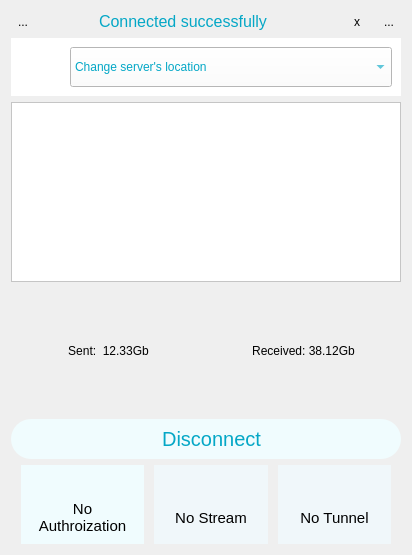
<?xml version="1.0" encoding="UTF-8"?>
<ui version="4.0">
 <class>DashboardVer</class>
 <widget class="QWidget" name="DashboardVer">
  <property name="geometry">
   <rect>
    <x>0</x>
    <y>0</y>
    <width>412</width>
    <height>555</height>
   </rect>
  </property>
  <property name="windowTitle">
   <string>Form</string>
  </property>
  <property name="styleSheet">
   <string notr="true">#DashboardVer {
	background-image: url(:/pics/bg\@3x.png);
}</string>
  </property>
  <layout class="QVBoxLayout" name="verticalLayout_12">
   <item>
    <layout class="QVBoxLayout" name="verticalLayout_10">
     <item>
      <layout class="QHBoxLayout" name="horizontalLayout_23">
       <item>
        <layout class="QHBoxLayout" name="horizontalLayout_24">
         <property name="spacing">
          <number>0</number>
         </property>
         <item>
          <widget class="QToolButton" name="btHelp">
           <property name="enabled">
            <bool>true</bool>
           </property>
           <property name="text">
            <string>...</string>
           </property>
           <property name="icon">
            <iconset resource="../resources/KelvinVPN/main.qrc">
             <normaloff>:/pics/help_icon_noactive.png</normaloff>
             <normalon>:/pics/help_icon_active.png</normalon>
             <disabledoff>:/pics/help_icon_active.png</disabledoff>
             <disabledon>:/pics/help_icon_active.png</disabledon>
             <activeoff>:/pics/help_icon_active.png</activeoff>:/pics/help_icon_noactive.png</iconset>
           </property>
           <property name="autoRaise">
            <bool>true</bool>
           </property>
          </widget>
         </item>
         <item>
          <widget class="QWidget" name="bgUsername" native="true">
           <property name="sizePolicy">
            <sizepolicy hsizetype="Expanding" vsizetype="Minimum">
             <horstretch>0</horstretch>
             <verstretch>0</verstretch>
            </sizepolicy>
           </property>
           <layout class="QHBoxLayout" name="horizontalLayout_7">
            <property name="leftMargin">
             <number>0</number>
            </property>
            <property name="topMargin">
             <number>0</number>
            </property>
            <property name="rightMargin">
             <number>0</number>
            </property>
            <property name="bottomMargin">
             <number>0</number>
            </property>
            <item>
             <widget class="QLabel" name="lbMessage">
              <property name="sizePolicy">
               <sizepolicy hsizetype="Expanding" vsizetype="Minimum">
                <horstretch>0</horstretch>
                <verstretch>0</verstretch>
               </sizepolicy>
              </property>
              <property name="minimumSize">
               <size>
                <width>0</width>
                <height>0</height>
               </size>
              </property>
              <property name="styleSheet">
               <string notr="true">font: 16px;
color: rgb(4, 167, 198);</string>
              </property>
              <property name="text">
               <string>Connected successfully</string>
              </property>
              <property name="alignment">
               <set>Qt::AlignCenter</set>
              </property>
             </widget>
            </item>
            <item>
             <widget class="QToolButton" name="btMessageClose">
              <property name="sizePolicy">
               <sizepolicy hsizetype="Minimum" vsizetype="Minimum">
                <horstretch>0</horstretch>
                <verstretch>0</verstretch>
               </sizepolicy>
              </property>
              <property name="minimumSize">
               <size>
                <width>40</width>
                <height>0</height>
               </size>
              </property>
              <property name="styleSheet">
               <string notr="true"/>
              </property>
              <property name="text">
               <string>x</string>
              </property>
              <property name="icon">
               <iconset resource="../resources/common/common.qrc">
                <normaloff>:/pics/close_icon@3x.png</normaloff>:/pics/close_icon@3x.png</iconset>
              </property>
              <property name="iconSize">
               <size>
                <width>16</width>
                <height>16</height>
               </size>
              </property>
              <property name="autoRaise">
               <bool>true</bool>
              </property>
             </widget>
            </item>
           </layout>
          </widget>
         </item>
         <item>
          <widget class="QToolButton" name="btSettings">
           <property name="text">
            <string>...</string>
           </property>
           <property name="icon">
            <iconset resource="../resources/KelvinVPN/main.qrc">
             <normaloff>:/pics/settings_icon_noactive.png</normaloff>
             <activeoff>:/pics/settings_icon_active.png</activeoff>:/pics/settings_icon_noactive.png</iconset>
           </property>
           <property name="autoRepeat">
            <bool>false</bool>
           </property>
           <property name="autoExclusive">
            <bool>false</bool>
           </property>
           <property name="autoRaise">
            <bool>true</bool>
           </property>
          </widget>
         </item>
        </layout>
       </item>
      </layout>
     </item>
     <item>
      <widget class="QWidget" name="bgServers" native="true">
       <property name="styleSheet">
        <string notr="true">background-color: rgb(255, 255, 255);</string>
       </property>
       <layout class="QVBoxLayout" name="verticalLayout_11">
        <item>
         <layout class="QHBoxLayout" name="horizontalLayout_15">
          <property name="spacing">
           <number>0</number>
          </property>
          <item>
           <widget class="QLabel" name="lbLocationFlag">
            <property name="sizePolicy">
             <sizepolicy hsizetype="Fixed" vsizetype="Fixed">
              <horstretch>0</horstretch>
              <verstretch>0</verstretch>
             </sizepolicy>
            </property>
            <property name="minimumSize">
             <size>
              <width>50</width>
              <height>30</height>
             </size>
            </property>
            <property name="maximumSize">
             <size>
              <width>50</width>
              <height>30</height>
             </size>
            </property>
            <property name="styleSheet">
             <string notr="true">padding-right: 10px;
background-color: rgb(255, 255, 255);</string>
            </property>
            <property name="text">
             <string/>
            </property>
            <property name="pixmap">
             <pixmap resource="../resources/common/common.qrc">:/country/ussr.png</pixmap>
            </property>
            <property name="scaledContents">
             <bool>true</bool>
            </property>
           </widget>
          </item>
          <item>
           <widget class="QComboBox" name="cbUpstream">
            <property name="sizePolicy">
             <sizepolicy hsizetype="Expanding" vsizetype="Minimum">
              <horstretch>0</horstretch>
              <verstretch>0</verstretch>
             </sizepolicy>
            </property>
            <property name="minimumSize">
             <size>
              <width>0</width>
              <height>40</height>
             </size>
            </property>
            <property name="styleSheet">
             <string notr="true">background-color: rgb(255, 255, 255);
color: #03A7C6;</string>
            </property>
            <property name="editable">
             <bool>false</bool>
            </property>
            <property name="currentText">
             <string>Change server's location</string>
            </property>
            <item>
             <property name="text">
              <string>Change server's location</string>
             </property>
            </item>
           </widget>
          </item>
         </layout>
        </item>
       </layout>
      </widget>
     </item>
     <item>
      <layout class="QVBoxLayout" name="verticalLayout">
       <item>
        <widget class="QGraphicsView" name="graphicsView">
         <property name="minimumSize">
          <size>
           <width>0</width>
           <height>0</height>
          </size>
         </property>
         <property name="maximumSize">
          <size>
           <width>1000</width>
           <height>180</height>
          </size>
         </property>
         <property name="styleSheet">
          <string notr="true">background-color: rgb(255,255,255);</string>
         </property>
        </widget>
       </item>
       <item>
        <widget class="QWidget" name="bgStatistics" native="true">
         <layout class="QHBoxLayout" name="horizontalLayout_6">
          <property name="spacing">
           <number>0</number>
          </property>
          <property name="leftMargin">
           <number>0</number>
          </property>
          <property name="topMargin">
           <number>0</number>
          </property>
          <property name="rightMargin">
           <number>0</number>
          </property>
          <property name="bottomMargin">
           <number>0</number>
          </property>
          <item>
           <layout class="QHBoxLayout" name="horizontalLayout_5">
            <item>
             <widget class="QLabel" name="lbSent">
              <property name="sizePolicy">
               <sizepolicy hsizetype="Expanding" vsizetype="Minimum">
                <horstretch>0</horstretch>
                <verstretch>0</verstretch>
               </sizepolicy>
              </property>
              <property name="styleSheet">
               <string notr="true"/>
              </property>
              <property name="text">
               <string>Sent:  12.33Gb</string>
              </property>
              <property name="alignment">
               <set>Qt::AlignCenter</set>
              </property>
             </widget>
            </item>
            <item>
             <widget class="QLabel" name="lbReceived">
              <property name="sizePolicy">
               <sizepolicy hsizetype="Expanding" vsizetype="Minimum">
                <horstretch>0</horstretch>
                <verstretch>0</verstretch>
               </sizepolicy>
              </property>
              <property name="styleSheet">
               <string notr="true"/>
              </property>
              <property name="text">
               <string>Received: 38.12Gb</string>
              </property>
              <property name="alignment">
               <set>Qt::AlignCenter</set>
              </property>
             </widget>
            </item>
           </layout>
          </item>
         </layout>
        </widget>
       </item>
      </layout>
     </item>
     <item>
      <widget class="QPushButton" name="btDisconnect">
       <property name="sizePolicy">
        <sizepolicy hsizetype="Minimum" vsizetype="Fixed">
         <horstretch>0</horstretch>
         <verstretch>0</verstretch>
        </sizepolicy>
       </property>
       <property name="minimumSize">
        <size>
         <width>0</width>
         <height>40</height>
        </size>
       </property>
       <property name="styleSheet">
        <string notr="true">border-radius: 20px;
font: 20px;
background-color: rgb(240, 252, 254);
color: rgb(4, 167, 198);</string>
       </property>
       <property name="text">
        <string>  Disconnect</string>
       </property>
       <property name="icon">
        <iconset resource="../resources/KelvinVPN/main.qrc">
         <normaloff>:/pics/off_icon_noactive@2x.png</normaloff>:/pics/off_icon_noactive@2x.png</iconset>
       </property>
       <property name="iconSize">
        <size>
         <width>24</width>
         <height>24</height>
        </size>
       </property>
      </widget>
     </item>
     <item>
      <layout class="QHBoxLayout" name="horizontalLayout_18">
       <property name="spacing">
        <number>10</number>
       </property>
       <property name="leftMargin">
        <number>10</number>
       </property>
       <property name="rightMargin">
        <number>10</number>
       </property>
       <item>
        <widget class="QWidget" name="bgAuth" native="true">
         <property name="styleSheet">
          <string notr="true">background-color: rgb(240, 252, 254);</string>
         </property>
         <layout class="QVBoxLayout" name="verticalLayout_6">
          <item>
           <layout class="QHBoxLayout" name="horizontalLayout">
            <item>
             <spacer name="horizontalSpacer">
              <property name="orientation">
               <enum>Qt::Horizontal</enum>
              </property>
              <property name="sizeHint" stdset="0">
               <size>
                <width>40</width>
                <height>20</height>
               </size>
              </property>
             </spacer>
            </item>
            <item>
             <layout class="QVBoxLayout" name="verticalLayout_2">
              <item>
               <widget class="QLabel" name="lbAuthorization">
                <property name="sizePolicy">
                 <sizepolicy hsizetype="Minimum" vsizetype="Minimum">
                  <horstretch>0</horstretch>
                  <verstretch>0</verstretch>
                 </sizepolicy>
                </property>
                <property name="minimumSize">
                 <size>
                  <width>20</width>
                  <height>20</height>
                 </size>
                </property>
                <property name="maximumSize">
                 <size>
                  <width>20</width>
                  <height>20</height>
                 </size>
                </property>
                <property name="styleSheet">
                 <string notr="true"/>
                </property>
                <property name="frameShape">
                 <enum>QFrame::NoFrame</enum>
                </property>
                <property name="lineWidth">
                 <number>0</number>
                </property>
                <property name="midLineWidth">
                 <number>0</number>
                </property>
                <property name="text">
                 <string/>
                </property>
                <property name="pixmap">
                 <pixmap resource="../resources/KelvinVPN/main.qrc">:/pics/point_red@3x.png</pixmap>
                </property>
                <property name="scaledContents">
                 <bool>true</bool>
                </property>
               </widget>
              </item>
             </layout>
            </item>
            <item>
             <spacer name="horizontalSpacer_2">
              <property name="orientation">
               <enum>Qt::Horizontal</enum>
              </property>
              <property name="sizeHint" stdset="0">
               <size>
                <width>40</width>
                <height>20</height>
               </size>
              </property>
             </spacer>
            </item>
           </layout>
          </item>
          <item>
           <widget class="QLabel" name="lbAuthorizationText">
            <property name="sizePolicy">
             <sizepolicy hsizetype="Preferred" vsizetype="Minimum">
              <horstretch>0</horstretch>
              <verstretch>0</verstretch>
             </sizepolicy>
            </property>
            <property name="maximumSize">
             <size>
              <width>16777215</width>
              <height>50</height>
             </size>
            </property>
            <property name="font">
             <font>
              <pointsize>11</pointsize>
             </font>
            </property>
            <property name="text">
             <string>No Authroization</string>
            </property>
            <property name="alignment">
             <set>Qt::AlignCenter</set>
            </property>
            <property name="wordWrap">
             <bool>true</bool>
            </property>
           </widget>
          </item>
         </layout>
        </widget>
       </item>
       <item>
        <widget class="QWidget" name="bgStream" native="true">
         <property name="styleSheet">
          <string notr="true">background-color: rgb(240, 247, 250);</string>
         </property>
         <layout class="QVBoxLayout" name="verticalLayout_9">
          <item>
           <layout class="QHBoxLayout" name="horizontalLayout_2">
            <item>
             <spacer name="horizontalSpacer_4">
              <property name="orientation">
               <enum>Qt::Horizontal</enum>
              </property>
              <property name="sizeHint" stdset="0">
               <size>
                <width>40</width>
                <height>20</height>
               </size>
              </property>
             </spacer>
            </item>
            <item>
             <layout class="QVBoxLayout" name="verticalLayout_3">
              <item>
               <widget class="QLabel" name="lbStream">
                <property name="sizePolicy">
                 <sizepolicy hsizetype="Minimum" vsizetype="Minimum">
                  <horstretch>0</horstretch>
                  <verstretch>0</verstretch>
                 </sizepolicy>
                </property>
                <property name="minimumSize">
                 <size>
                  <width>20</width>
                  <height>20</height>
                 </size>
                </property>
                <property name="maximumSize">
                 <size>
                  <width>20</width>
                  <height>20</height>
                 </size>
                </property>
                <property name="styleSheet">
                 <string notr="true"/>
                </property>
                <property name="frameShape">
                 <enum>QFrame::NoFrame</enum>
                </property>
                <property name="lineWidth">
                 <number>0</number>
                </property>
                <property name="midLineWidth">
                 <number>0</number>
                </property>
                <property name="text">
                 <string/>
                </property>
                <property name="pixmap">
                 <pixmap resource="../resources/KelvinVPN/main.qrc">:/pics/point_red@3x.png</pixmap>
                </property>
                <property name="scaledContents">
                 <bool>true</bool>
                </property>
               </widget>
              </item>
             </layout>
            </item>
            <item>
             <spacer name="horizontalSpacer_3">
              <property name="orientation">
               <enum>Qt::Horizontal</enum>
              </property>
              <property name="sizeHint" stdset="0">
               <size>
                <width>40</width>
                <height>20</height>
               </size>
              </property>
             </spacer>
            </item>
           </layout>
          </item>
          <item>
           <widget class="QLabel" name="lbStreamText">
            <property name="sizePolicy">
             <sizepolicy hsizetype="Preferred" vsizetype="Minimum">
              <horstretch>0</horstretch>
              <verstretch>0</verstretch>
             </sizepolicy>
            </property>
            <property name="maximumSize">
             <size>
              <width>16777215</width>
              <height>50</height>
             </size>
            </property>
            <property name="font">
             <font>
              <pointsize>11</pointsize>
             </font>
            </property>
            <property name="text">
             <string notr="true">No Stream</string>
            </property>
            <property name="alignment">
             <set>Qt::AlignCenter</set>
            </property>
            <property name="wordWrap">
             <bool>true</bool>
            </property>
           </widget>
          </item>
         </layout>
        </widget>
       </item>
       <item>
        <widget class="QWidget" name="bgConnection" native="true">
         <property name="styleSheet">
          <string notr="true">background-color: rgb(240, 247, 250);</string>
         </property>
         <layout class="QVBoxLayout" name="verticalLayout_8">
          <item>
           <layout class="QHBoxLayout" name="horizontalLayout_4">
            <item>
             <spacer name="horizontalSpacer_8">
              <property name="orientation">
               <enum>Qt::Horizontal</enum>
              </property>
              <property name="sizeHint" stdset="0">
               <size>
                <width>40</width>
                <height>20</height>
               </size>
              </property>
             </spacer>
            </item>
            <item>
             <layout class="QVBoxLayout" name="verticalLayout_5">
              <item>
               <widget class="QLabel" name="lbTunnel">
                <property name="sizePolicy">
                 <sizepolicy hsizetype="Minimum" vsizetype="Minimum">
                  <horstretch>0</horstretch>
                  <verstretch>0</verstretch>
                 </sizepolicy>
                </property>
                <property name="minimumSize">
                 <size>
                  <width>20</width>
                  <height>20</height>
                 </size>
                </property>
                <property name="maximumSize">
                 <size>
                  <width>20</width>
                  <height>20</height>
                 </size>
                </property>
                <property name="styleSheet">
                 <string notr="true"/>
                </property>
                <property name="frameShape">
                 <enum>QFrame::NoFrame</enum>
                </property>
                <property name="lineWidth">
                 <number>0</number>
                </property>
                <property name="midLineWidth">
                 <number>0</number>
                </property>
                <property name="text">
                 <string/>
                </property>
                <property name="pixmap">
                 <pixmap resource="../resources/KelvinVPN/main.qrc">:/pics/point_red@3x.png</pixmap>
                </property>
                <property name="scaledContents">
                 <bool>true</bool>
                </property>
               </widget>
              </item>
             </layout>
            </item>
            <item>
             <spacer name="horizontalSpacer_7">
              <property name="orientation">
               <enum>Qt::Horizontal</enum>
              </property>
              <property name="sizeHint" stdset="0">
               <size>
                <width>40</width>
                <height>20</height>
               </size>
              </property>
             </spacer>
            </item>
           </layout>
          </item>
          <item>
           <widget class="QLabel" name="lbTunnelText">
            <property name="sizePolicy">
             <sizepolicy hsizetype="Preferred" vsizetype="Minimum">
              <horstretch>0</horstretch>
              <verstretch>0</verstretch>
             </sizepolicy>
            </property>
            <property name="maximumSize">
             <size>
              <width>16777215</width>
              <height>50</height>
             </size>
            </property>
            <property name="font">
             <font>
              <pointsize>11</pointsize>
             </font>
            </property>
            <property name="text">
             <string>No Tunnel</string>
            </property>
            <property name="alignment">
             <set>Qt::AlignCenter</set>
            </property>
            <property name="wordWrap">
             <bool>true</bool>
            </property>
           </widget>
          </item>
         </layout>
        </widget>
       </item>
      </layout>
     </item>
    </layout>
   </item>
  </layout>
 </widget>
 <resources>
  <include location="../resources/common/common.qrc"/>
  <include location="../resources/common/common.qrc"/>
  <include location="../resources/KelvinVPN/main.qrc"/>
 </resources>
 <connections/>
</ui>
